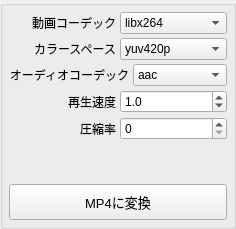
       <widget class="QWidget" name="tab">
        <attribute name="title">
         <string>MP4</string>
        </attribute>
        <layout class="QVBoxLayout" name="verticalLayout_7">
         <property name="spacing">
          <number>0</number>
         </property>
         <property name="leftMargin">
          <number>0</number>
         </property>
         <property name="topMargin">
          <number>0</number>
         </property>
         <property name="rightMargin">
          <number>0</number>
         </property>
         <property name="bottomMargin">
          <number>0</number>
         </property>
         <item>
          <widget class="QGroupBox" name="mp4_groupBox">
           <property name="font">
            <font>
             <family>Yu Gothic UI</family>
             <pointsize>9</pointsize>
            </font>
           </property>
           <property name="styleSheet">
            <string notr="true"/>
           </property>
           <property name="title">
            <string/>
           </property>
           <layout class="QVBoxLayout" name="verticalLayout">
            <property name="spacing">
             <number>4</number>
            </property>
            <property name="leftMargin">
             <number>6</number>
            </property>
            <property name="topMargin">
             <number>6</number>
            </property>
            <property name="rightMargin">
             <number>6</number>
            </property>
            <property name="bottomMargin">
             <number>6</number>
            </property>
            <item>
             <layout class="QHBoxLayout" name="horizontalLayout_4">
              <property name="bottomMargin">
               <number>0</number>
              </property>
              <item>
               <widget class="QLabel" name="label_8">
                <property name="text">
                 <string>動画コーデック</string>
                </property>
                <property name="alignment">
                 <set>Qt::AlignRight|Qt::AlignTrailing|Qt::AlignVCenter</set>
                </property>
               </widget>
              </item>
              <item>
               <widget class="QComboBox" name="mp4_codec_comboBox">
                <item>
                 <property name="text">
                  <string>libx264</string>
                 </property>
                </item>
                <item>
                 <property name="text">
                  <string>libx265</string>
                 </property>
                </item>
               </widget>
              </item>
             </layout>
            </item>
            <item>
             <layout class="QHBoxLayout" name="horizontalLayout_5">
              <property name="bottomMargin">
               <number>0</number>
              </property>
              <item>
               <widget class="QLabel" name="label">
                <property name="text">
                 <string>カラースペース</string>
                </property>
                <property name="alignment">
                 <set>Qt::AlignRight|Qt::AlignTrailing|Qt::AlignVCenter</set>
                </property>
               </widget>
              </item>
              <item>
               <widget class="QComboBox" name="mp4_pixformat_comboBox">
                <item>
                 <property name="text">
                  <string>yuv420p</string>
                 </property>
                </item>
                <item>
                 <property name="text">
                  <string>yuyv422</string>
                 </property>
                </item>
                <item>
                 <property name="text">
                  <string>yuvj420p</string>
                 </property>
                </item>
                <item>
                 <property name="text">
                  <string>yuvj422p</string>
                 </property>
                </item>
                <item>
                 <property name="text">
                  <string>yuvj444p</string>
                 </property>
                </item>
               </widget>
              </item>
             </layout>
            </item>
            <item>
             <layout class="QHBoxLayout" name="horizontalLayout">
              <property name="bottomMargin">
               <number>0</number>
              </property>
              <item>
               <widget class="QLabel" name="label_7">
                <property name="text">
                 <string>オーディオコーデック</string>
                </property>
                <property name="alignment">
                 <set>Qt::AlignRight|Qt::AlignTrailing|Qt::AlignVCenter</set>
                </property>
               </widget>
              </item>
              <item>
               <widget class="QComboBox" name="mp4_acodec_comboBox">
                <item>
                 <property name="text">
                  <string>aac</string>
                 </property>
                </item>
                <item>
                 <property name="text">
                  <string>flac</string>
                 </property>
                </item>
                <item>
                 <property name="text">
                  <string>ac3</string>
                 </property>
                </item>
                <item>
                 <property name="text">
                  <string>libmp3lame</string>
                 </property>
                </item>
               </widget>
              </item>
             </layout>
            </item>
            <item>
             <layout class="QHBoxLayout" name="horizontalLayout_20">
              <property name="bottomMargin">
               <number>0</number>
              </property>
              <item>
               <widget class="QLabel" name="label_18">
                <property name="text">
                 <string>再生速度</string>
                </property>
                <property name="alignment">
                 <set>Qt::AlignRight|Qt::AlignTrailing|Qt::AlignVCenter</set>
                </property>
               </widget>
              </item>
              <item>
               <widget class="QDoubleSpinBox" name="mp4_playbackspeed_sp">
                <property name="decimals">
                 <number>1</number>
                </property>
                <property name="minimum">
                 <double>0.100000000000000</double>
                </property>
                <property name="maximum">
                 <double>64.000000000000000</double>
                </property>
                <property name="singleStep">
                 <double>0.100000000000000</double>
                </property>
                <property name="value">
                 <double>1.000000000000000</double>
                </property>
               </widget>
              </item>
             </layout>
            </item>
            <item>
             <layout class="QHBoxLayout" name="horizontalLayout_6">
              <property name="bottomMargin">
               <number>0</number>
              </property>
              <item>
               <widget class="QLabel" name="label_9">
                <property name="text">
                 <string>圧縮率</string>
                </property>
                <property name="alignment">
                 <set>Qt::AlignRight|Qt::AlignTrailing|Qt::AlignVCenter</set>
                </property>
               </widget>
              </item>
              <item>
               <widget class="QSpinBox" name="mp4_compression_sp">
                <property name="maximum">
                 <number>48</number>
                </property>
               </widget>
              </item>
             </layout>
            </item>
            <item>
             <spacer name="verticalSpacer_2">
              <property name="orientation">
               <enum>Qt::Vertical</enum>
              </property>
              <property name="sizeHint" stdset="0">
               <size>
                <width>20</width>
                <height>40</height>
               </size>
              </property>
             </spacer>
            </item>
            <item>
             <widget class="QPushButton" name="convert_mp4_bt">
              <property name="minimumSize">
               <size>
                <width>0</width>
                <height>36</height>
               </size>
              </property>
              <property name="font">
               <font>
                <family>Yu Gothic UI</family>
                <pointsize>10</pointsize>
               </font>
              </property>
              <property name="styleSheet">
               <string notr="true"/>
              </property>
              <property name="text">
               <string>MP4に変換</string>
              </property>
              <property name="iconSize">
               <size>
                <width>24</width>
                <height>24</height>
               </size>
              </property>
             </widget>
            </item>
           </layout>
          </widget>
         </item>
        </layout>
       </widget>
